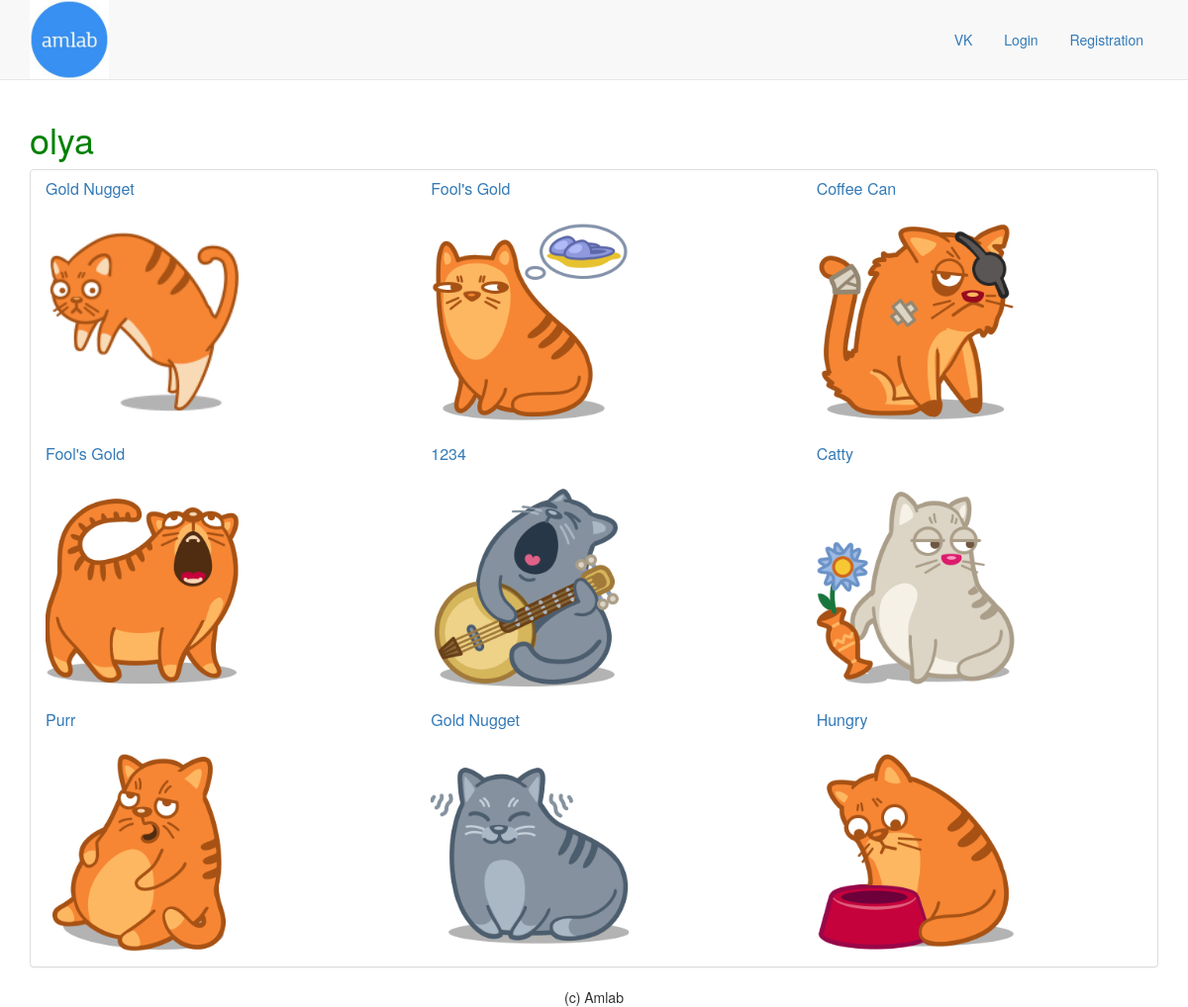
The page /user/olya/ on the database its author committed.
### main_app/models.py (models this page shows, shortened)
class Treasure(models.Model):
    user = models.ForeignKey(User)
    name = models.CharField(max_length=100)
    value = models.DecimalField(max_digits=10, decimal_places=2)
    material = models.CharField(max_length=100)
    location = models.CharField(max_length=100)
    image = models.ImageField(upload_to='treasure_images', default='treasure_images/default.png')
    likes = models.IntegerField(default=0)
    slug = models.SlugField(max_length=100, blank=True)

### main_app/views.py (the view)
# urls.py: url(r'^user/(\w+)/$', views.profile, name='profile'),
def profile(request, username):
    user = User.objects.get(username=username)
    treasures = Treasure.objects.filter(user=user)
    return render(request, 'profile.html', {'username': username, 'treasures': treasures})

### main_app/templates/profile.html
{% extends 'base.html' %}
{% block content %}
    <h1>{{ username }}</h1>
    <div class="treasure panel panel-default">
        <div class="row">
            {% for t in treasures %}
                <div class="col-md-4">
                    <a href="{% url 'detail' t.slug %}">
                        <div class="panel-heading">
                            <h2 class="panel-title">{{ t.name }}</h2>
                         </div>
                        <div class="panel-body">
                            <img src="{{ t.image.url }}" height="200" />
                        </div>
                    </a>
                </div>
                {% if forloop.counter|divisibleby:3 %}
                    </div><div class="row">
                {% endif %}
            {% endfor %}
        </div>
    </div>
{% endblock %}

### main_app/static/style.css (style rules this page uses)
h1 { color: green; }

### rows shown on the page
Treasure: name "Gold Nugget", image (picture)
Treasure: name "Fool's Gold", image (picture)
Treasure: name "Coffee Can", image (picture)
Treasure: name "Fool's Gold", image (picture)
Treasure: name "1234", image (picture)
Treasure: name "Catty", image (picture)
Treasure: name "Purr", image (picture)
Treasure: name "Gold Nugget", image (picture)
Treasure: name "Hungry", image (picture)

### other values the page prints
{{ username }} "olya"
